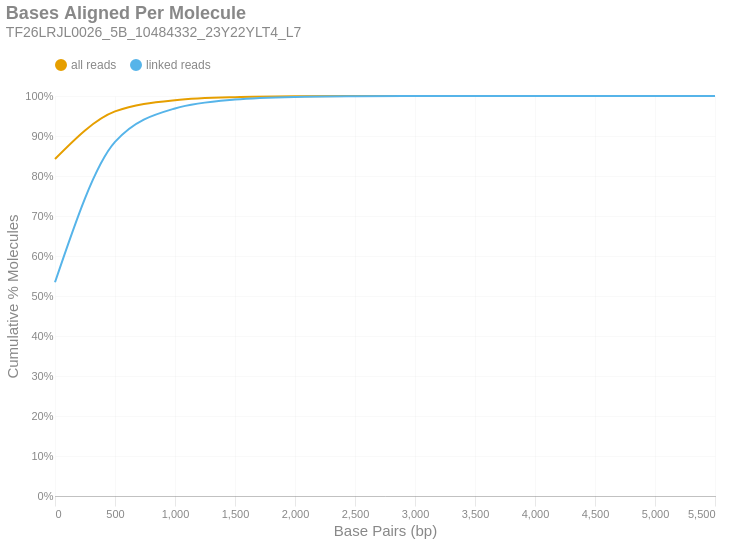

The notebook cell saved with this chart:
### Markdown cell above
### Bases Aligned Per Molecule
This is a cumulative frequency distribution showing the number of base pairs aligned per unique molecule. These data are shown in 500 bp bins. There are two distributions: one with `all reads` (yellow) and another with only `linked reads` (blue). The percent of molecules in the `linked reads` distribution is relative to the total number of linked molecules.

### Code cell
if SKIPLR:
    print_html(f"Skipped")
else:
    binned_df = consolidated_hist(valids['aligned_bp'], mask, 500, True)
    with SafeRender(binned_df):
        (
            density_plot(binned_df, 'Bases Aligned Per Molecule', samplename, 'basesper')
            .encode(
                x=alt.X('bin:Q', title="Base Pairs (bp)").axis(tickMinStep=500).scale(padding=0),
                y=alt.Y('value:Q', title='Cumulative % Molecules')
                    .axis(format='%')
                    .scale(domain = [0,1])
                    .stack(False),
                color=alt.Color("key:N").scale(domain = ["all reads", "linked reads"]),
                tooltip = [
                    alt.Tooltip("key:N", title = "Data Type"),
                    alt.Tooltip("range_label:N", title="Bases Aligned Per Molecule"),
                    alt.Tooltip("value:Q", format = ".2%", title="% Molecules (Cum.)")
                ]
            )
        ).display()

### Figure 1 — Vega-Lite specification as saved in the notebook (floating-point values rounded to 4 significant figures)
{"width": "container", "height": 400, "config": {"title": {"anchor": "start", "dy": -15, "fontSize": 18, "color": "#888888", "subtitleColor": "#888888", "subtitleFontSize": 14}, "arc": {"fill": "#0072B2"}, "axis": {"domainColor": "#888888", "domainWidth": 0.5, "gridWidth": 0.2, "grid": false, "titleFontWeight": 400, "titleFontSize": 15, "labelFontSize": 11, "labelColor": "#888888", "tickColor": "#888888", "tickWidth": 0.2, "titleColor": "#888888"}, "axisBand": {"grid": false}, "axisX": {"grid": true, "tickSize": 10, "domainCap": "round"}, "axisY": {"domain": false, "grid": true, "tickSize": 0, "domainCap": "round"}, "background": "transparent", "header": {"labelFontSize": 15, "labelColor": "#888888", "titleFontSize": 15, "titleFontWeight": 600, "titleColor": "#888888"}, "legend": {"labelFont": "sans-serif", "labelFontSize": 12, "labelColor": "#888888", "symbolSize": 100, "symbolType": "circle", "titleFontSize": 12, "titlePadding": 10, "titleColor": "#888888", "title": null, "orient": "top"}, "range": {"category": ["#E69F00", "#56B4E9", "#009E73", "#F0E442", "#0072B2", "#D55E00", "#CC79A7", "#000000"], "diverging": ["#cfe8f3", "#a2d4ec", "#73bfe2", "#46abdb", "#1696d2", "#12719e"]}, "area": {"fill": "#0072B2", "fillOpacity": 0.7, "line": true, "strokeOpacity": 0.7}, "line": {"color": "#0072B2", "stroke": "#0072B2", "strokeWidth": 2}, "trail": {"color": "#0072B2", "stroke": "#0072B2", "strokeWidth": 0, "size": 1}, "point": {"filled": true, "fillOpacity": 1.0, "size": 95}, "text": {"color": "#888888", "fontSize": 11, "align": "right", "fontWeight": 400, "size": 11}, "bar": {"fill": "#0072B2", "stroke": null}, "view": {"stroke": null, "continuousWidth": 660, "continuousHeight": 400}}, "data": {"name": "data-1e43c935fc9f8a646e5fd896b3e84923"}, "mark": {"type": "line", "interpolate": "monotone", "point": {"opacity": 0, "size": 275}}, "encoding": {"color": {"field": "key", "scale": {"domain": ["all reads", "linked reads"]}, "type": "nominal"}, "tooltip": [{"field": "key", "title": "Data Type", "type": "nominal"}, {"field": "range_label", "title": "Bases Aligned Per Molecule", "type": "nominal"}, {"field": "value", "format": ".2%", "title": "% Molecules (Cum.)", "type": "quantitative"}], "x": {"axis": {"tickMinStep": 500}, "field": "bin", "scale": {"padding": 0}, "title": "Base Pairs (bp)", "type": "quantitative"}, "y": {"axis": {"format": "%"}, "field": "value", "scale": {"domain": [0, 1]}, "stack": false, "title": "Cumulative % Molecules", "type": "quantitative"}}, "params": [{"name": "param_c36ac31b6afebe62", "select": {"type": "point", "fields": ["key"]}, "bind": "legend"}], "title": {"text": "Bases Aligned Per Molecule", "subtitle": "TF26LRJL0026_5B_10484332_23Y22YLT4_L7"}, "transform": [{"fold": ["all reads (cumsum)", "linked reads (cumsum)"]}, {"calculate": "replace(datum.key, ' (cumsum)', '')", "as": "key"}, {"filter": {"param": "param_c36ac31b6afebe62"}}], "usermeta": {"embedOptions": {"downloadFileName": "TF26LRJL0026_5B_10484332_23Y22YLT4_L7.basesper"}}, "$schema": "https://vega.github.io/schema/vega-lite/v6.4.1.json", "datasets": {"data-1e43c935fc9f8a646e5fd896b3e84923": [{"bin": "0.0", "interval": "0.0-500.0", "all reads": 0.8426, "linked reads": 0.5343, "all reads (cumsum)": 0.8426, "linked reads (cumsum)": 0.5343, "range_label": "0-499"}, {"bin": "500.0", "interval": "500.0-1000.0", "all reads": 0.119, "linked reads": 0.3509, "all reads (cumsum)": 0.9616, "linked reads (cumsum)": 0.8852, "range_label": "500-999"}, {"bin": "1000.0", "interval": "1000.0-1500.0", "all reads": 0.02802, "linked reads": 0.08377, "all reads (cumsum)": 0.9896, "linked reads (cumsum)": 0.9689, "range_label": "1000-1499"}, {"bin": "1500.0", "interval": "1500.0-2000.0", "all reads": 0.00744, "linked reads": 0.02226, "all reads (cumsum)": 0.9971, "linked reads (cumsum)": 0.9912, "range_label": "1500-1999"}, {"bin": "2000.0", "interval": "2000.0-2500.0", "all reads": 0.002152, "linked reads": 0.006439, "all reads (cumsum)": 0.9992, "linked reads (cumsum)": 0.9976, "range_label": "2000-2499"}, {"bin": "2500.0", "interval": "2500.0-3000.0", "all reads": 0.0005447, "linked reads": 0.00163, "all reads (cumsum)": 0.9998, "linked reads (cumsum)": 0.9993, "range_label": "2500-2999"}, {"bin": "3000.0", "interval": "3000.0-3500.0", "all reads": 0.0001636, "linked reads": 0.0004895, "all reads (cumsum)": 0.9999, "linked reads (cumsum)": 0.9997, "range_label": "3000-3499"}, {"bin": "3500.0", "interval": "3500.0-4000.0", "all reads": 5.899e-05, "linked reads": 0.0001765, "all reads (cumsum)": 1.0, "linked reads (cumsum)": 0.9999, "range_label": "3500-3999"}, {"bin": "4000.0", "interval": "4000.0-4500.0", "all reads": 1.848e-05, "linked reads": 5.53e-05, "all reads (cumsum)": 1.0, "linked reads (cumsum)": 1.0, "range_label": "4000-4499"}, {"bin": "4500.0", "interval": "4500.0-5000.0", "all reads": 4.719e-06, "linked reads": 1.412e-05, "all reads (cumsum)": 1.0, "linked reads (cumsum)": 1.0, "range_label": "4500-4999"}, {"bin": "5000.0", "interval": "5000.0-5500.0", "all reads": 1.573e-06, "linked reads": 4.706e-06, "all reads (cumsum)": 1.0, "linked reads (cumsum)": 1.0, "range_label": "5000-5499"}, {"bin": "5500.0", "interval": "5500.0-6000.0", "all reads": 1.573e-06, "linked reads": 4.706e-06, "all reads (cumsum)": 1.0, "linked reads (cumsum)": 1.0, "range_label": "5500-5999"}]}}
